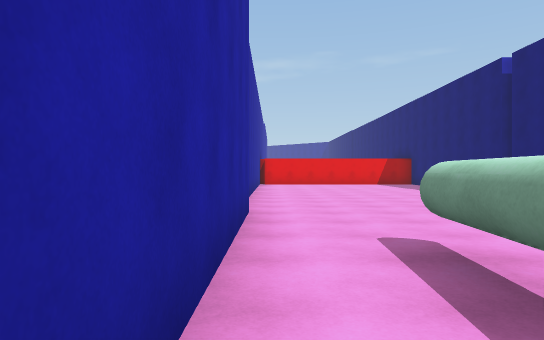
[1] (above)

15 first-person views from a walk through a 3-D level made in the Unity game engine. The camera is 1.4 m above the floor, looks level and sees 75° across. The floor is counted in squares, 2 m on a side. Each view is taken from the middle of a square. On the plan, view 1 faces up. The plan holds only what a view shows up to about 11 squares ahead; the rest is blank. The place goes on beyond the plan.

[2]
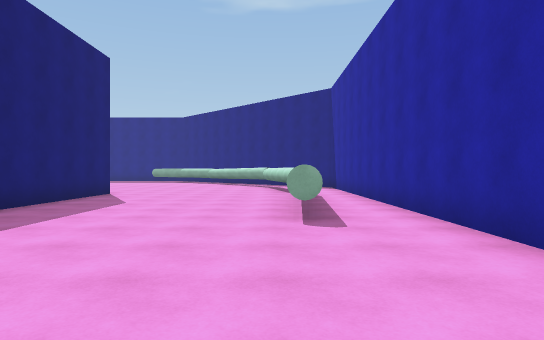

[3]
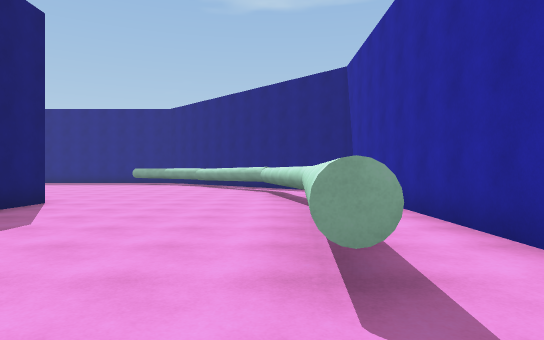

[4]
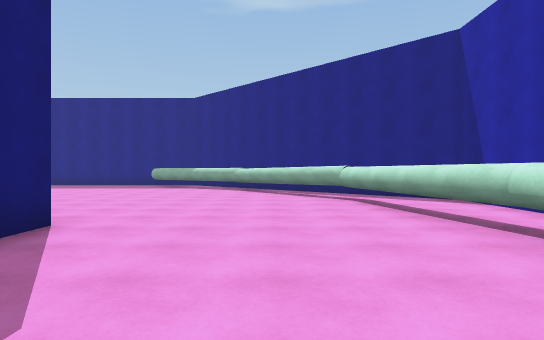

[5]
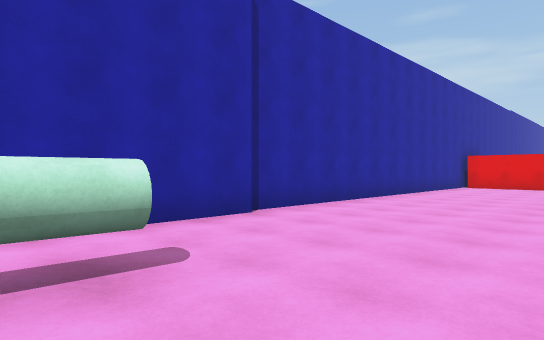

[6]
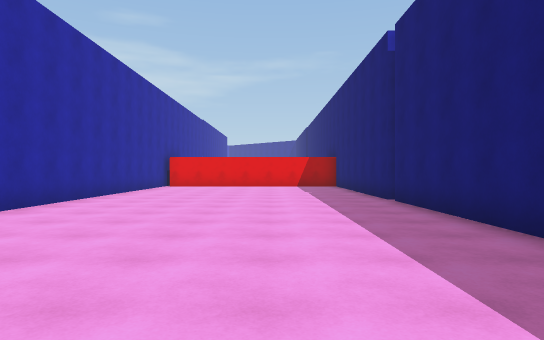

[7]
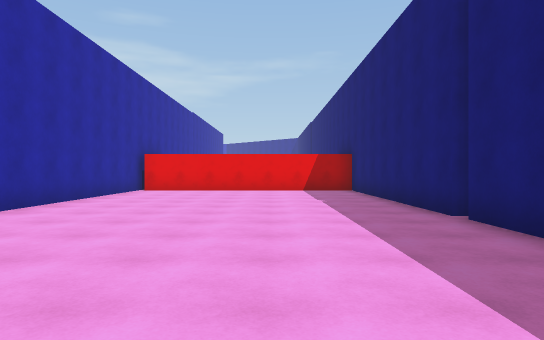

[8]
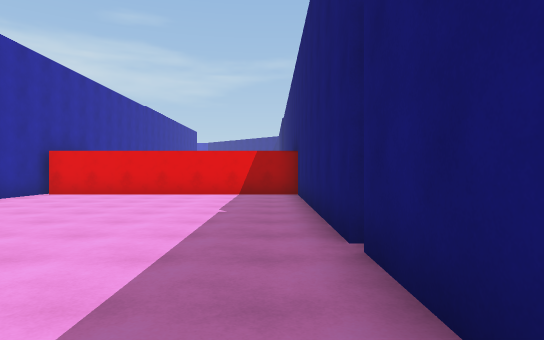

[9]
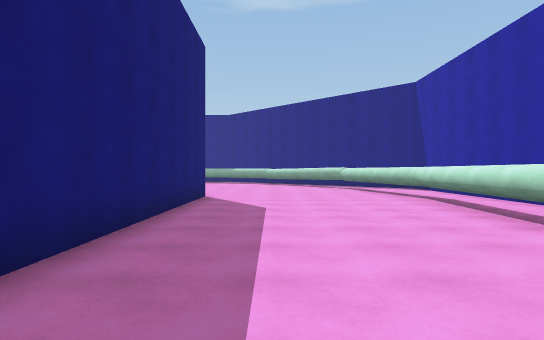

[10]
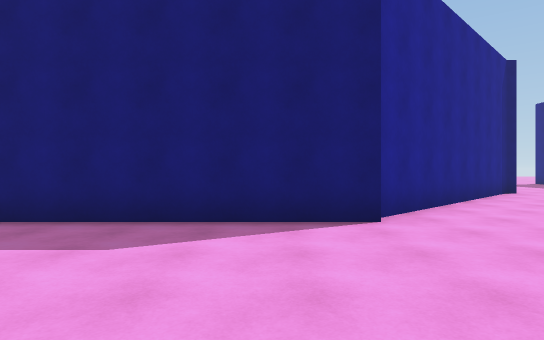

[11]
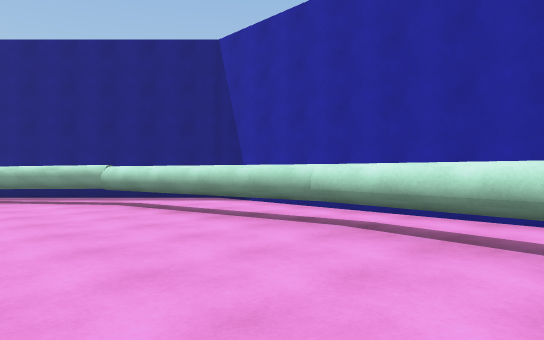

[12]
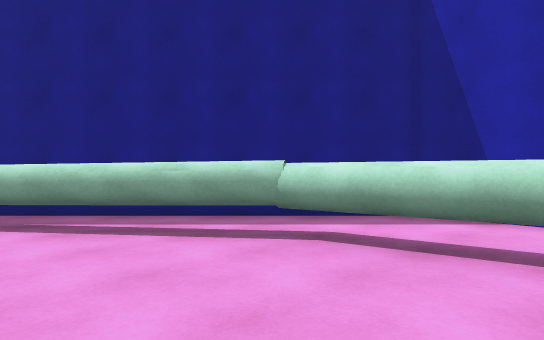

[13]
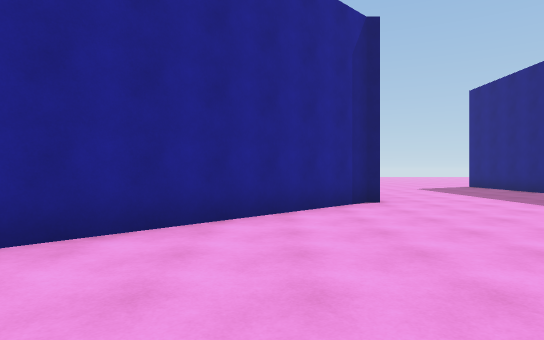

[14]
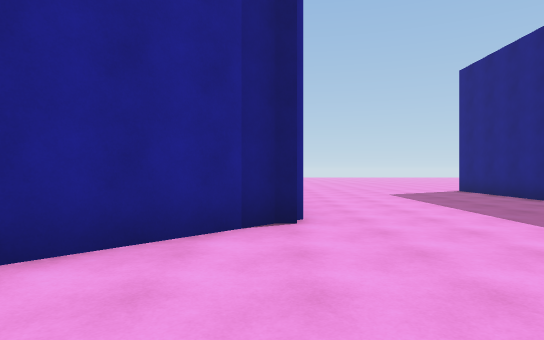

[15]
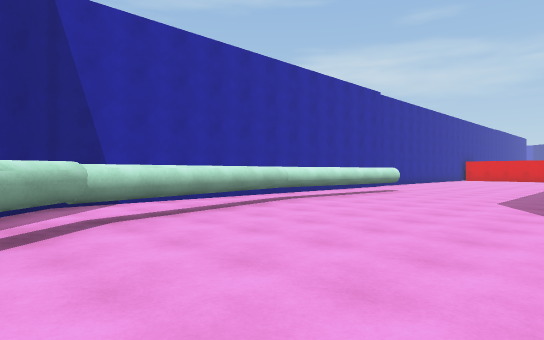

### Floor plan
Key: @ floor where view 1 was taken; # wall or solid block; . floor; ^ raised ledge; T thing the floor can be seen under or through.
Columns run from 1 left of view 1 to 16 right of it. Each row starts with its distance up from view 1.
 17 #########
 16 #.......#
 15 #.......#
 14 #.......#
 13 #.......#
 12 #.......#
 11 #.......#
 10 #.......#
  9 #.......#
  8 #.......#
  7 #.......#
  6 #.......#
  5 #.......#
  4 #.......#
  3 #.TT....#
  2 #.^T....#
  1 #.^T....#
  0 #@^T....#
 -1 #.^.....#
 -2 #.^.....##
 -3 #.^#.....##
 -4 #. ^......##
 -5 #..^.......##
 -6 #..^........##
 -7 ##.^#........##
 -8  #####........#
 -9    ### ...........

Where each view was taken, in squares from view 1:
view 1: 0 up, 0 right, facing up
view 2: 8 up, 2 right, facing down
view 3: 5 up, 2 right, facing down
view 4: 2 up, 4 right, facing down
view 5: 2 up, 4 right, facing up-left
view 6: 2 up, 4 right, facing up
view 7: 5 up, 4 right, facing up
view 8: 7 up, 6 right, facing up
view 9: 7 up, 5 right, facing down
view 10: 1 down, 2 right, facing right
view 11: 1 up, 5 right, facing down-left
view 12: 4 down, 5 right, facing down-left
view 13: 6 down, 5 right, facing right
view 14: 8 down, 8 right, facing right
view 15: 8 down, 7 right, facing up-left
